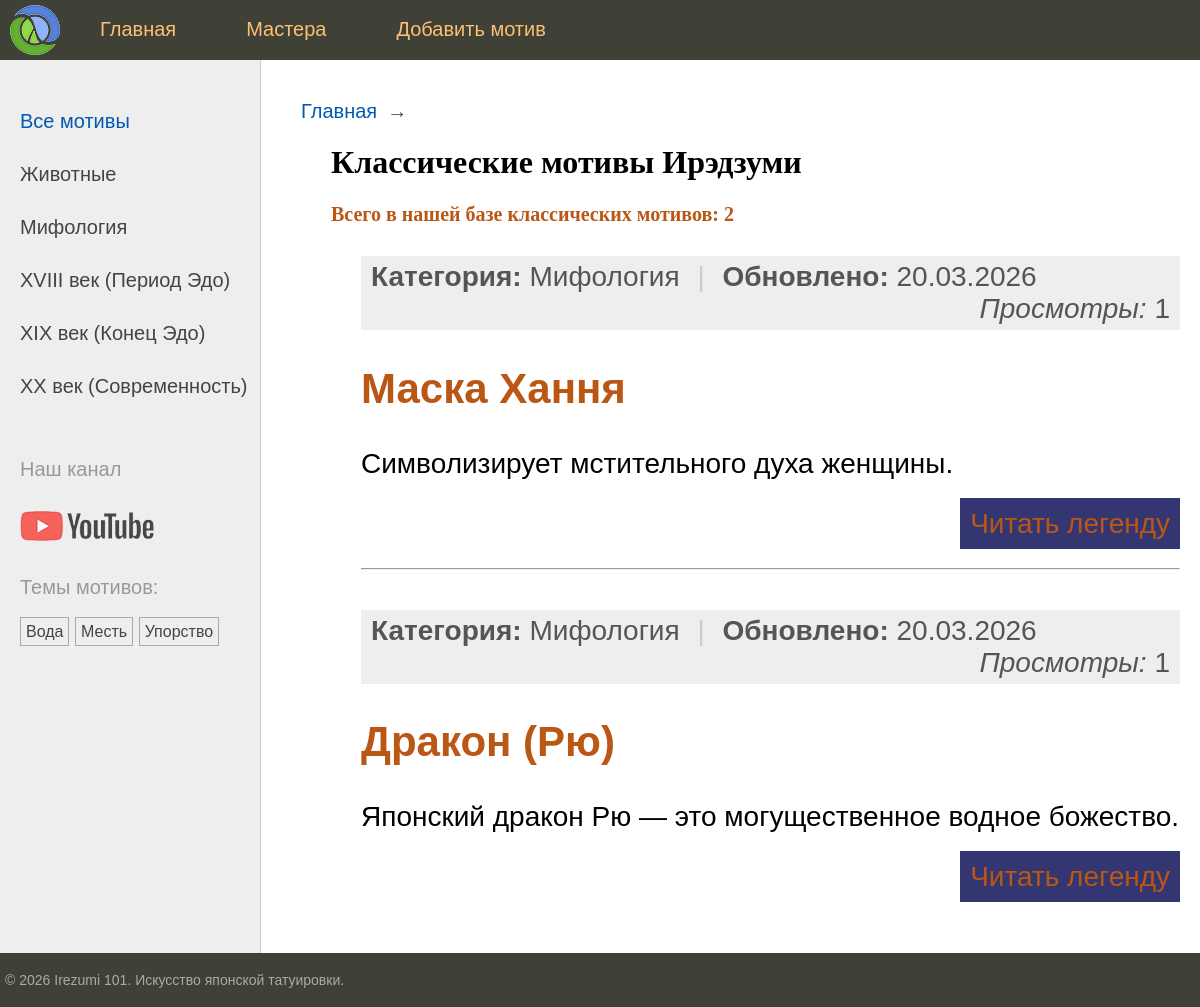
Before: / with the older database file.
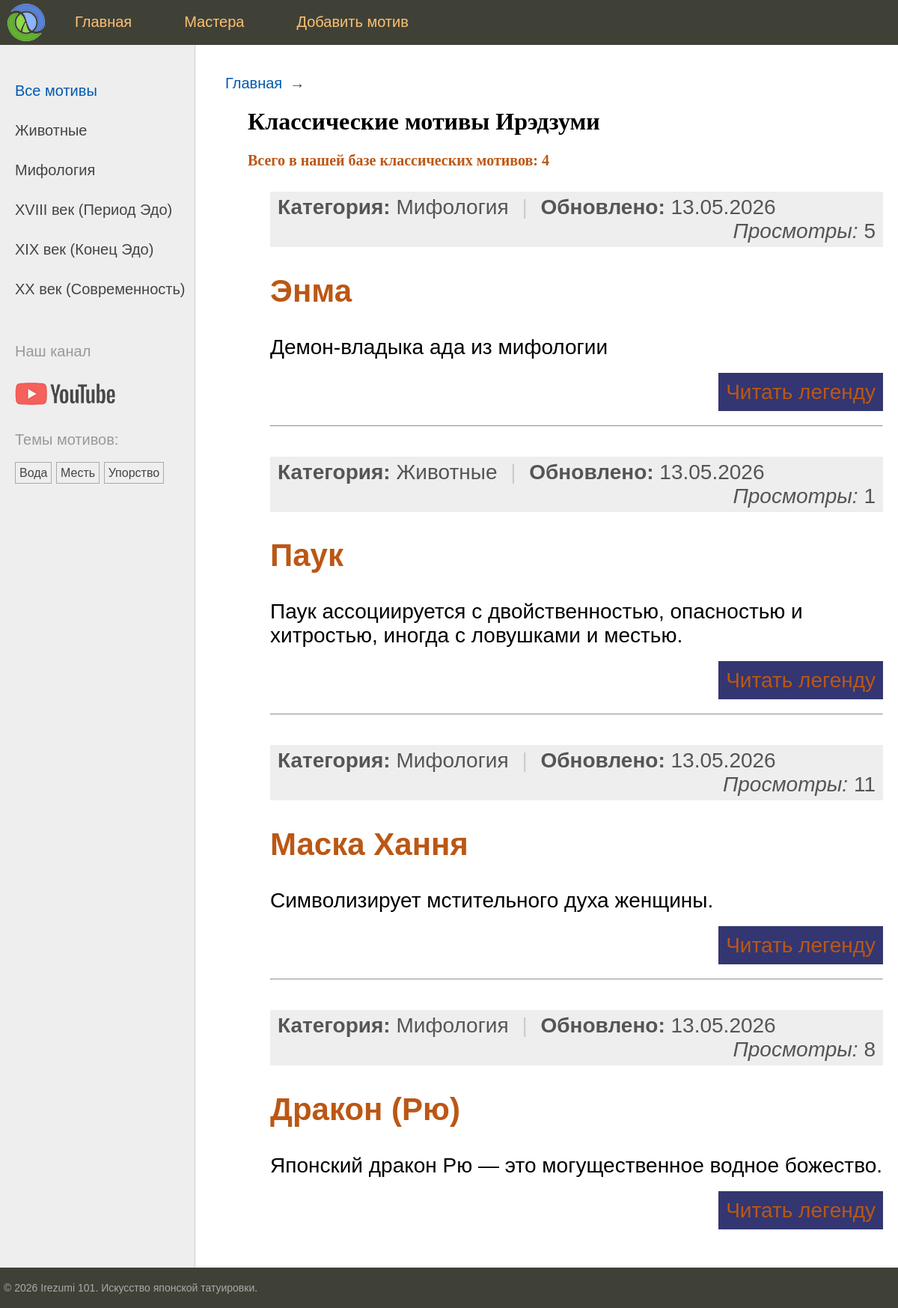
After: the same page with the newer database file.
### irezumi/models.py (models this page shows, shortened)
class Category(models.Model):
    name = models.CharField(max_length=100, db_index=True, verbose_name="Категория")
    slug = models.SlugField(max_length=255, unique=True, db_index=True)
    class Meta:
        verbose_name = "Категория"
        verbose_name_plural = "Категории"
    def get_absolute_url(self):
        return reverse('category', kwargs={'cat_slug': self.slug})

class TagPost(models.Model):
    tag = models.CharField(max_length=100, db_index=True, verbose_name="Тег")
    slug = models.SlugField(max_length=255, unique=True, db_index=True)
    class Meta:
        verbose_name = "Тег"
        verbose_name_plural = "Теги"
    def get_absolute_url(self):
        return reverse('tag', kwargs={'tag_slug': self.slug})

class Motif(models.Model):
    class Status(models.IntegerChoices):
        DRAFT = 0, 'Черновик'
        PUBLISHED = 1, 'Опубликовано'
    title = models.CharField(max_length=255, verbose_name="Название мотива")
    slug = models.SlugField(max_length=255, unique=True, db_index=True, verbose_name="URL-слаг")
    content = models.TextField(blank=True, verbose_name="Легенда и значение")
    image = models.ImageField(
        upload_to=get_image_path,
        blank=True,
        null=True,
        verbose_name="Изображение мотива"
    )
    time_create = models.DateTimeField(auto_now_add=True, verbose_name="Время создания")
    time_update = models.DateTimeField(auto_now=True, verbose_name="Время изменения")
    is_published = models.BooleanField(
        choices=Status.choices,
        default=Status.PUBLISHED,
        verbose_name="Статус публикации"
    )
    views_count = models.IntegerField(default=0, verbose_name="Просмотры")
    cat = models.ForeignKey('Category', on_delete=models.PROTECT, null=True, related_name='motifs',
                            verbose_name="Категория")
    tags = models.ManyToManyField('TagPost', blank=True, related_name='motifs', verbose_name="Теги")
    objects = models.Manager()
    published = PublishedManager()
    class Meta:
        ordering = ['-time_create']
        indexes = [
            models.Index(fields=['-time_create']),
        ]
        verbose_name = "Мотив"
        verbose_name_plural = "Мотивы"
    def get_absolute_url(self):
        return reverse('motif', kwargs={'motif_slug': self.slug})

### irezumi/views.py (the view)
# urls.py: path('', views.index, name='home'),
def index(request):
    motifs = Motif.published.all()
    stats = Motif.published.aggregate(total_count=Count('id'))
    context = {
        'title': 'Irezumi 101: Главная',
        'menu': menu,
        'motifs': motifs,
        'century_selected': 0,
        'total_motifs': stats['total_count'],
    }
    return render(request, 'irezumi/index.html', context)

### irezumi/models.py (called while the page is built)
    def get_queryset(self):
        return super().get_queryset().filter(is_published=Motif.Status.PUBLISHED)

### irezumi/templatetags/irezumi_tags.py (called while the page is built)
@register.inclusion_tag('irezumi/includes/list_categories.html')
def show_categories(cat_selected_id=0):
    cats = Category.objects.annotate(total=Count("motifs")).filter(total__gt=0)
    return {"cats": cats, "cat_selected": cat_selected_id}

@register.inclusion_tag('irezumi/includes/list_tags.html')
def show_all_tags():
    tags = TagPost.objects.annotate(total=Count("motifs")).filter(total__gt=0)
    return {"tags": tags}

### masters/converters.py (called while the page is built)
    def to_url(self, value):
        return "%02d" % value

### masters/templatetags/master_tags.py (called while the page is built)
@register.inclusion_tag('masters/includes/list_centuries.html')
def show_centuries(century_selected=0):
    return {'centuries': centuries_db, 'century_selected': century_selected}

### irezumi/templates/irezumi/index.html
{% extends 'irezumi/base.html' %}
{% block content %}
    <h1>Классические мотивы Ирэдзуми</h1>
    <p style="color: #BB5715; font-weight: bold;">
        Всего в нашей базе классических мотивов: {{ total_motifs }}
    </p>
    <ul class="content-table">
        {% for m in motifs %}
            <li>
                <div class="article-panel">
    <p class="first">
        <b>Категория:</b> {{ m.cat.name|default:"Без категории" }}
        <span style="color: #ccc; margin: 0 10px;">|</span>
        <b>Обновлено:</b> {{ m.time_update|date:"d.m.Y" }}
    </p>
    <p class="last">
        <i class="views-icon">Просмотры: </i> {{ m.views_count }}
    </p>
</div>
                <h2><a href="{{ m.get_absolute_url }}">{{ m.title }}</a></h2>
                <p>{{ m.content|truncatewords:15 }}</p>
                <p class="link-read-post">
                    <a href="{{ m.get_absolute_url }}">Читать легенду</a>
                </p>
                {% if not forloop.last %}
                    <hr>
                {% endif %}
            </li>
        {% endfor %}
    </ul>
{% endblock %}

### irezumi/templates/irezumi/base.html (shortened to what this page needs)
<!DOCTYPE html>
{% load static %}
{% load master_tags %}
{% load irezumi_tags %}
<html lang="ru">
<head>
    <link type="text/css" href="{% static 'irezumi/css/styles.css' %}" rel="stylesheet" />
</head>
<body>
<table class="table-page" border="0" cellpadding="0" cellspacing="0">
    <tr><td valign="top">
        <div class="header">
            <ul class="mainmenu">
                <li class="logo"><a href="{% url 'home' %}"><div class="logo"></div></a></li>
                {% for m in menu %}
                    <li><a href="{% url m.url_name %}">{{ m.title }}</a></li>
                {% endfor %}
            </ul>
        </div>
        <table class="table-content" border="0" cellpadding="0" cellspacing="0">
            <tr>
                <td valign="top" class="left-chapters">
                    <ul id="leftchapters">
                        {% if cat_selected == 0 or cat_selected is None %}
                            <li class="selected">Все мотивы</li>
                        {% else %}
                            <li><a href="{% url 'home' %}">Все мотивы</a></li>
                        {% endif %}
                        {% show_categories cat_selected %}
                        {% show_centuries century_selected %}
                        <li class="share">
                            <p>Наш канал</p>
                            <a class="share-yt" href="#" target="_blank" rel="nofollow"></a>
                        </li>
                        <li>
                            {% show_all_tags %}
                        </li>
                    </ul>
                </td>
                <td valign="top" class="content">
                    <ul class="breadcrumbs">
                        <li><a href="{% url 'home' %}">Главная</a></li>
                    </ul>
                    <div class="content-text">
                        {% block content %}
                        {% endblock %}
                    </div>
                </td>
            </tr>
        </table>
    </td></tr>
    <tr><td valign="top">
        <div id="footer">
            <p>&copy; 2026 Irezumi 101. Искусство японской татуировки.</p>
        </div>
    </td></tr>
</table>
</body>
</html>

### irezumi/templates/irezumi/includes/list_categories.html
{% for cat in cats %}
    {% if cat.pk == cat_selected %}
        <li class="selected">{{ cat.name }}</li>
    {% else %}
        <li><a href="{{ cat.get_absolute_url }}">{{ cat.name }}</a></li>
    {% endif %}
{% endfor %}

### masters/templates/masters/includes/list_centuries.html
{% for c in centuries %}
    {% if c.id == century_selected %}
        <li class="selected">{{ c.name }}</li>
    {% else %}
        <li><a href="{% url 'masters_century' c.id %}">{{ c.name }}</a></li>
    {% endif %}
{% endfor %}

### irezumi/templates/irezumi/includes/list_tags.html
{% if tags %}
    <p style="margin-top:20px; color:#999;">Темы мотивов:</p>
    <ul class="tags-list">
        {% for t in tags %}
            <li><a href="{{ t.get_absolute_url }}">{{ t.tag }}</a></li>
        {% endfor %}
    </ul>
{% endif %}

### irezumi/static/irezumi/css/styles.css (style rules this page uses)
html, body { font-family: 'Arial'; margin: 0; padding: 0; height: 100%; width: 100%; color: #444; }
a { color: #0059b2; text-decoration: none; }
p.link-read-post { text-align: right; }
p.link-read-post a { padding: 10px; min-width: 100px; background: #333671; color: #fff; text-decoration: none; }
div.article-panel { background: #eee; padding: 5px 10px 5px 10px; box-sizing: border-box; overflow: hidden; color: #555; }
div.article-panel p.first { margin: 0; float: left; }
div.article-panel p.last { margin: 0; float: right; }
.table-page { width: 100%; height: 100%; vertical-align: top; }
.table-page tr { height: 100%; }
.header { background: #3F4137; height: 60px; }
.logo { background: url('../images/logo.png') no-repeat 10px 5px; width: 70px; height: 60px; }
ul.mainmenu { list-style: none; margin: 0; padding: 0; height: 60px; color: #fdc073; font-size: 20px; overflow: hidden; }
ul.mainmenu li { float: left; margin: 18px 40px 0 30px; }
ul.mainmenu li.logo { margin: 0; }
ul.mainmenu li a { color: #fdc073; text-decoration: none; }
.table-content { width: 100%; min-height: 100%; height: 100%; }
.left-chapters { margin: 0; background: #eee; border-right: 1px solid #ccc; }
.left-chapters ul { width: 230px; margin: 0; padding: 20px 10px 10px 20px; list-style: none; font-size: 20px; }
.left-chapters ul li { margin: 30px 0 0 0; color: #999; }
.left-chapters ul li.selected { color: #0059b2; }
.left-chapters ul li a { color: #444; text-decoration: none; }
.left-chapters ul li.share { margin: 60px 0 0 0; }
.left-chapters ul li.share p { margin: 30px 0 30px 0; }
.left-chapters ul li.share a { display: inline-block; width: 40px; height: 40px; margin: 0 20px 0 0; }
.left-chapters ul li.share a.share-yt { width: 100%; height: 30px; background: url('../images/share_yt.png') no-repeat 0 0 }
ul.tags-list { width: 100%; margin: 0; padding: 0; list-style: none; }
ul.tags-list li { margin: 0; padding: 0 0 10px; display: inline-block; }
ul.tags-list li a { padding: 5px; font-size: 16px; border: 1px solid #aaa; }
.content { padding: 40px 20px 20px 40px; width: 100%; box-sizing: border-box; }
ul.breadcrumbs { margin: 0; padding: 0; list-style: none; font-size: 20px; font-family: Sans-serif, Arial, Tahoma; }
ul.breadcrumbs li { display: inline-block; }
ul.breadcrumbs li a { color: #0059b2; text-decoration: none; }
ul.breadcrumbs li:after { padding: 0 10px 0 10px; content: "\2192"; }
ul.content-table { margin: 0; padding: 10px 0 0 30px; list-style: none; font-family: Sans-serif, Arial, Tahoma; font-size: 28px; }
ul.content-table li { margin: 0 0 40px 0; }
ul.content-table li a { color: #BB5715; text-decoration: none; }
.content-text { margin: 20px 0 0 30px; color: #000; font-size: 20px; font-family: Yandex Sans Display Light; }
.content-text h1 { font-size: 32px; }
#footer { box-sizing: border-box; background: #3F4137; padding: 5px; color: #aaa; font-size: 14px; font-family: Verdana, Geneva, Arial, Helvetica; text-align: left; overflow: hidden; }

Changed rows visible on the page:
added Motif: cat.name "Мифология", time_update "13.05.2026", views_count "5", title "Энма", content "Демон-владыка ада из мифологии"
added Motif: cat.name "Животные", time_update "13.05.2026", views_count "1", title "Паук", content "Паук ассоциируется с двойственностью, опасностью и хитростью, иногда с ловушками и местью."
changed Motif "Маска Хання": time_update "20.03.2026" → "13.05.2026"; views_count "1" → "11"
changed Motif "Дракон (Рю)": time_update "20.03.2026" → "13.05.2026"; views_count "1" → "8"
Other visible differences:
{{ total_motifs }}: "2" → "4"
